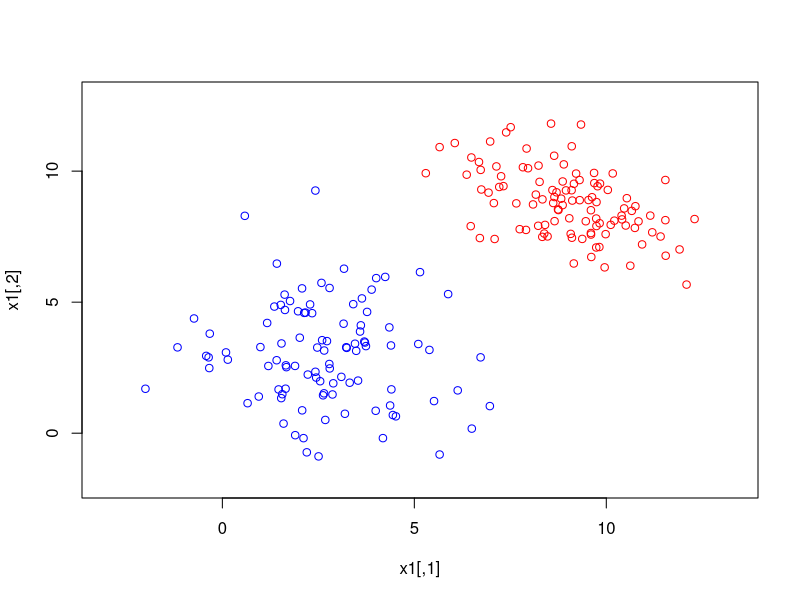

Reproduce this figure in R. (Note: this script raises an error after producing the figure.)
library(mvtnorm)

S1 = matrix(c(2,-1,-1,2),ncol=2)
S2 = matrix(c(3,-0.5,-0.5,3), ncol = 2)

n1 = 106    # number of points to generate for class label 1
n2 = 100    # number of points to generate for class label 1

x1 = rmvnorm(n1,c(9,9),S1)

x2 = rmvnorm(n2,c(3,3),S2)

##  calulate plot limits. Limit will give a border of 1 around the extreme data points
x.min = min(c(x1[,1],x2[,1])) - 1
x.max = max(c(x1[,1],x2[,1])) + 1

y.min = min(c(x1[,2],x2[,2])) - 1
y.max = max(c(x1[,2],x2[,2])) + 1

dev.new()
plot(x1, xlim = c(x.min, x.max), ylim = c(y.min, y.max), col = 'red')
points(x2,col = 'blue')

x.all = c(x1[,1],x2[,1])
y.all = c(x1[,2],x2[,2])

#   initialize weights 
w0 = 0
w = c(0,0)

num.training.loops = 7

x1 = cbind(x1,rep(1,n1))  # append a class label of 1
x2 = cbind(x2,rep(-1,n2)) # append a class label of -1
d  = rbind(x1,x2)         # combine the data (including class labels) into a single matrix

for (k in 1:num.training.loops)
  {   #  train on a permutation of the data
    index = sample(1:(n1+n2),replace=FALSE) # index is a permutation of 1:n
    alpha = 0.01                            # set weight update rate
    #  note: we could have alpha depend on k. For example, use a larger alpha
    #        for the first 1 or two iterations of the k loop and then make it smaller
    err.count = 0                           # counts errors during this run through the data
    for ( i in 1:(2*n) )
      { # train on the permutation of the data given by the for (k ...) loop
        j = index[i]
        if ( ( w0 + w[1]*d[j,1] + w[2]*d[j,2]) > 0 )
          {
            fx = 1   # perceptron computes class label 1
          }
        else
          { 
            fx = -1   # perceptron computes class label -1
          }
        err = d[j,3] - fx    # d[j,3] is the actual class label
        if ( err != 0 ){  err.count = err.count + 1}
        # update perceptron weights
        w0   = w0   + alpha*(err)
        w[1] = w[1] + alpha*(err)*d[j,1]
        w[2] = w[2] + alpha*(err)*d[j,2]
      } # train on the permutation of the data given by the for (k ...) loop
        # view results of latest training cycle
    print(c(w0,w))
    print(err.count)
    m = -w[1]/w[2]
    b = -w0/w[2]
    abline(b,m)
    if ( err.count == 0 ) break;  # quit when you have no errors
  } # train on a permutation of the data

#  plot final class seperation line and perceptron weights
m = -w[1]/w[2]
b = -w0/w[2]
abline(b,m, col = 'green')
print(w)

